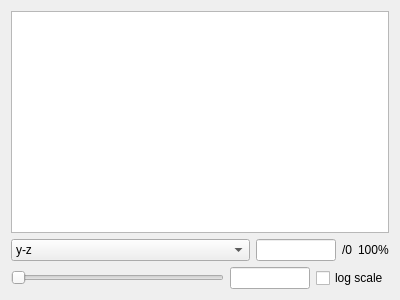
<?xml version="1.0" encoding="UTF-8"?>
<ui version="4.0">
 <class>Form</class>
 <widget class="QWidget" name="Form">
  <property name="geometry">
   <rect>
    <x>0</x>
    <y>0</y>
    <width>400</width>
    <height>300</height>
   </rect>
  </property>
  <property name="windowTitle">
   <string>Form</string>
  </property>
  <layout class="QVBoxLayout" name="verticalLayout">
   <item>
    <widget class="AnnotationView" name="graphicsView">
     <property name="mouseTracking">
      <bool>true</bool>
     </property>
     <property name="focusPolicy">
      <enum>Qt::ClickFocus</enum>
     </property>
     <property name="renderHints">
      <set>QPainter::Antialiasing|QPainter::SmoothPixmapTransform|QPainter::TextAntialiasing</set>
     </property>
     <property name="dragMode">
      <enum>QGraphicsView::ScrollHandDrag</enum>
     </property>
    </widget>
   </item>
   <item>
    <layout class="QHBoxLayout" name="horizontalLayout">
     <item>
      <widget class="QComboBox" name="comboBox">
       <item>
        <property name="text">
         <string>y-z</string>
        </property>
       </item>
       <item>
        <property name="text">
         <string>x-z</string>
        </property>
       </item>
       <item>
        <property name="text">
         <string>x-y</string>
        </property>
       </item>
      </widget>
     </item>
     <item>
      <widget class="QLineEdit" name="lineEdit_2">
       <property name="maximumSize">
        <size>
         <width>80</width>
         <height>16777215</height>
        </size>
       </property>
      </widget>
     </item>
     <item>
      <widget class="QLabel" name="label">
       <property name="sizePolicy">
        <sizepolicy hsizetype="Maximum" vsizetype="Preferred">
         <horstretch>0</horstretch>
         <verstretch>0</verstretch>
        </sizepolicy>
       </property>
       <property name="text">
        <string>/0</string>
       </property>
      </widget>
     </item>
     <item>
      <widget class="QLabel" name="label_2">
       <property name="sizePolicy">
        <sizepolicy hsizetype="Fixed" vsizetype="Preferred">
         <horstretch>0</horstretch>
         <verstretch>0</verstretch>
        </sizepolicy>
       </property>
       <property name="text">
        <string>100%</string>
       </property>
      </widget>
     </item>
    </layout>
   </item>
   <item>
    <layout class="QHBoxLayout" name="horizontalLayout_2">
     <item>
      <widget class="QSlider" name="horizontalSlider">
       <property name="minimum">
        <number>1</number>
       </property>
       <property name="maximum">
        <number>255</number>
       </property>
       <property name="orientation">
        <enum>Qt::Horizontal</enum>
       </property>
      </widget>
     </item>
     <item>
      <widget class="QLineEdit" name="lineEdit">
       <property name="sizePolicy">
        <sizepolicy hsizetype="Expanding" vsizetype="Fixed">
         <horstretch>0</horstretch>
         <verstretch>0</verstretch>
        </sizepolicy>
       </property>
       <property name="maximumSize">
        <size>
         <width>80</width>
         <height>16777215</height>
        </size>
       </property>
      </widget>
     </item>
     <item>
      <widget class="QCheckBox" name="checkBox">
       <property name="text">
        <string>log scale</string>
       </property>
      </widget>
     </item>
    </layout>
   </item>
  </layout>
 </widget>
 <customwidgets>
  <customwidget>
   <class>AnnotationView</class>
   <extends>QGraphicsView</extends>
   <header>interactive_registration/annotation_view.h</header>
  </customwidget>
 </customwidgets>
 <resources/>
 <connections/>
</ui>
